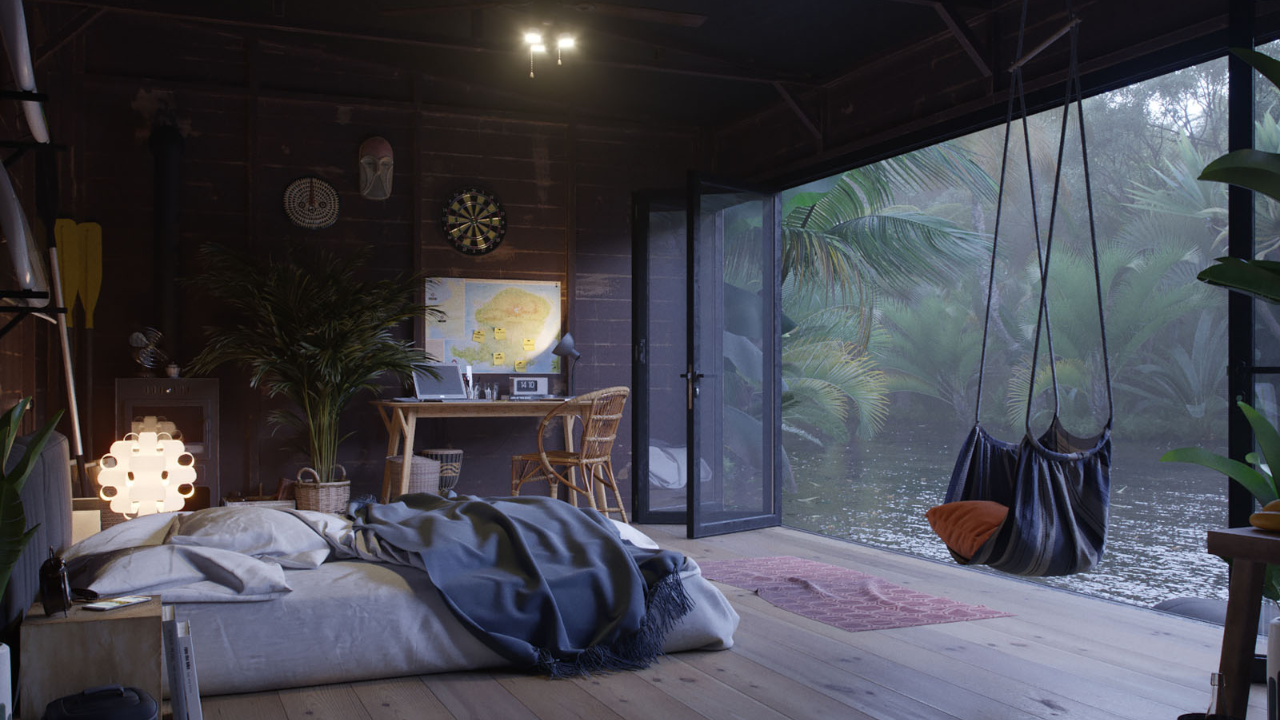
#> input picture d/example.png, 1280 x 720 px
$ python '(non)linear.py'
#> lines starting #> are read from the running program, lines starting #| are printed output that depends on the picture
#> further down, img is the input picture: shape (720, 1280, 3); mean B, G, R 78.1, 70.3, 70.2
import os
import cv2
import copy as cp
import numpy as np
import matplotlib.pyplot as plt


def Linear(image):
    # 线性变化
    img = cp.deepcopy(image)    # 深拷贝，为保证不对原图进行修改
    rows, cols, channals = img.shape
#> rows = 720; cols = 1280; channals = 3
    for c in range(channals):
        for i in range(rows):
            for j in range(cols):
                img[i, j, c] = 2*img[i, j, c]//3
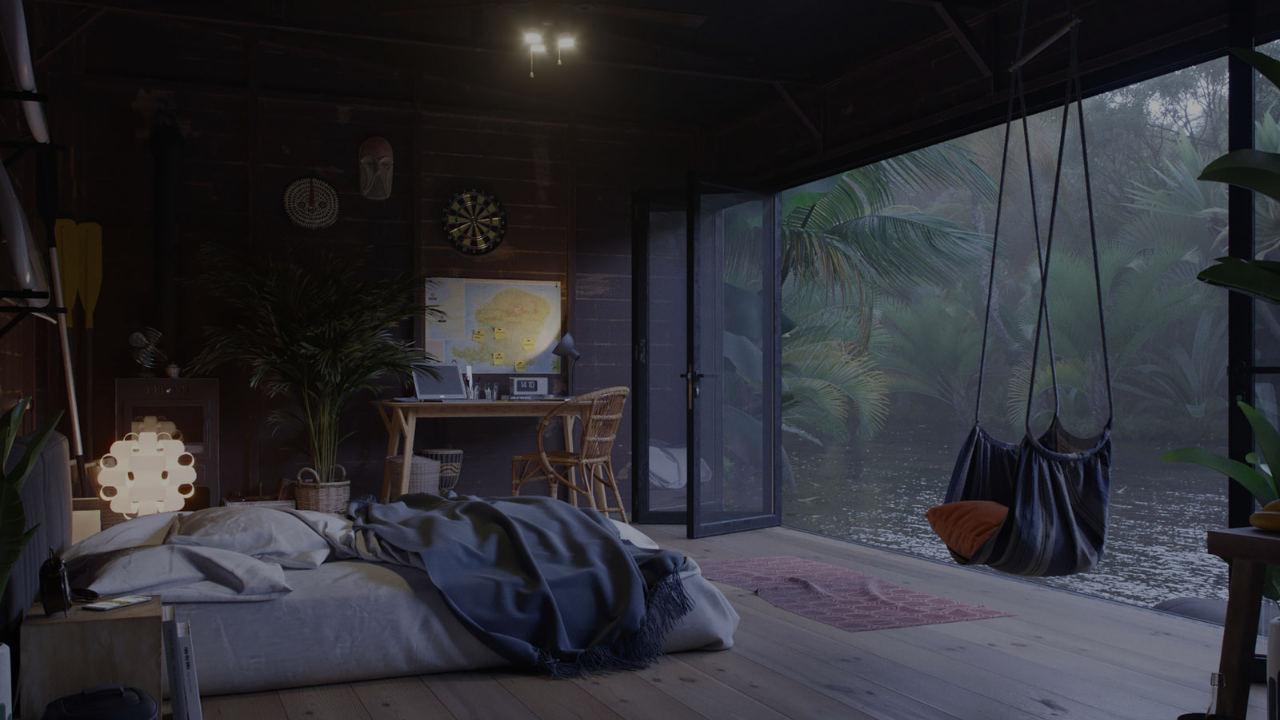
#> img: shape (720, 1280, 3); mean B, G, R 51.7, 46.6, 46.5
    return img


def Nonlinear(image):
    pass


if __name__ == "__main__":
    model_path = os.path.dirname(__file__)
    img = cv2.imread(model_path + '/example.png')
    img_linear = Linear(img)

    plt.figure()
    plt.subplot(1, 3, 1)
    plt.axis('off')
    plt.imshow(img[..., ::-1])
    plt.subplot(1, 3, 2)
    plt.axis('off')
    plt.imshow(img_linear[..., ::-1])
    plt.show()
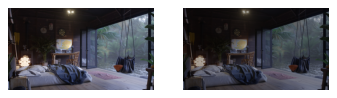
#> figure drawn by matplotlib, 2 panels
